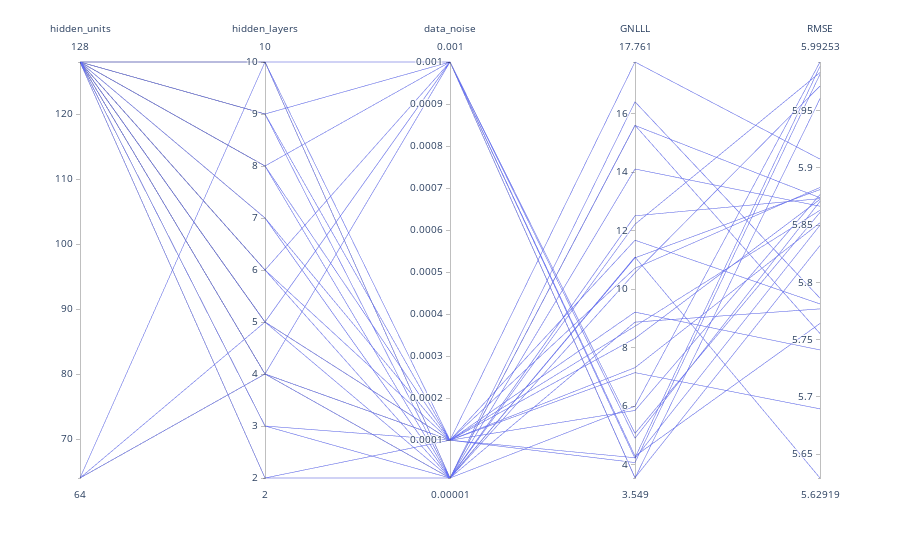

The notebook cell saved with this chart:
### Code cell
# Keep the interesting parameters which we are tuning and the performances
df_anchored = df_anchored[['hidden_units', 'hidden_layers', 'data_noise', 'GNLLL', 'RMSE']]
fig = px.parallel_coordinates(df_anchored)

fig.show()

### Figure 1 — Plotly figure (JSON) as saved in the notebook; plotly's stock layout.template omitted (floating-point values rounded to 4 significant figures)
{"data": [{"dimensions": [{"label": "hidden_units", "values": [128, 128, 128, 128, 64, 64, 128, 128, 128, 64, 128, 128, 128, 128, 128, 128, 128, 128, 128, 128, 128, 128, 128, 128, 64, 128, 128, 128]}, {"label": "hidden_layers", "values": [2, 2, 3, 3, 4, 4, 4, 4, 4, 5, 5, 5, 5, 6, 6, 6, 7, 7, 8, 8, 8, 9, 9, 9, 10, 10, 10, 10]}, {"label": "data_noise", "values": [0.0001, 1e-05, 0.0001, 1e-05, 0.0001, 1e-05, 0.001, 0.0001, 1e-05, 0.0001, 0.001, 0.0001, 1e-05, 0.001, 0.0001, 1e-05, 0.0001, 1e-05, 0.001, 0.0001, 1e-05, 0.001, 0.0001, 1e-05, 1e-05, 0.001, 0.0001, 1e-05]}, {"label": "GNLLL", "values": [10.71, 8.875, 17.76, 15.59, 4.241, 10.56, 3.549, 11.67, 15.6, 4.077, 3.56, 8.734, 14.11, 4.217, 7.149, 16.4, 7.32, 11.07, 5.072, 9.216, 12.51, 4.908, 8.32, 12.22, 6.003, 4.297, 5.856, 11.1]}, {"label": "RMSE", "values": [5.883, 5.777, 5.908, 5.874, 5.989, 5.972, 5.961, 5.781, 5.755, 5.982, 5.832, 5.863, 5.867, 5.85, 5.69, 5.786, 5.852, 5.881, 5.861, 5.741, 5.873, 5.871, 5.873, 5.983, 5.993, 5.764, 5.877, 5.629]}], "domain": {"x": [0, 1], "y": [0, 1]}, "name": "", "type": "parcoords"}], "layout": {"legend": {"tracegroupgap": 0}, "margin": {"t": 60}}}
